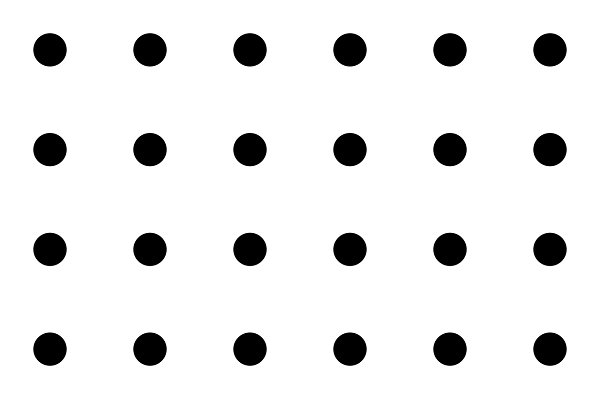
#> input picture python/data/circleGrid.jpg, 600 x 399 px, found by its file name
$ python 0808.py
#> lines starting #> are read from the running program, lines starting #| are printed output that depends on the picture; after the words box and inside, x2 and y2 are one past the last pixel; in counts of white or black regions, pixels touching at a corner belong together
# 0808.py
import cv2
import numpy as np

#1
src = cv2.imread('python/data/circleGrid.jpg')
#> src is the input picture: shape (399, 600, 3); min 0, max 255, mean 232.7
gray = cv2.cvtColor(src, cv2.COLOR_BGR2GRAY)
patternSize = (6, 4)
found, centers = cv2.findCirclesGrid(src, patternSize)
#> found = True; centers = 24 rows, first 8: [49.49, 49.37], [149.5, 49.36], [249.5, 49.37], [349.5, 49.37], [449.5, 49.36], [549.5, 49.37], [49.5, 149.1], [149.5, 149.1]
print('centers.shape=', centers.shape)
#| centers.shape= (24, 1, 2)

#2
term_crit=(cv2.TERM_CRITERIA_EPS+cv2.TERM_CRITERIA_MAX_ITER, 10, 0.01)
centers2 = cv2.cornerSubPix(gray, centers, (5,5), (-1,-1), term_crit)
#> centers2 has the same summary as centers

#3
dst = src.copy()
cv2.drawChessboardCorners(dst, patternSize, centers2, found)
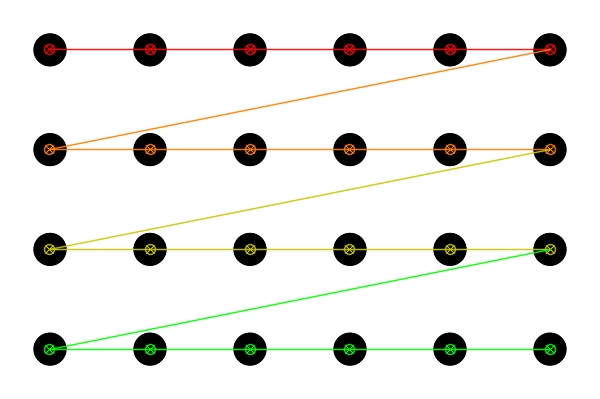
#> dst: shape (399, 600, 3); 5.22% of pixels changed, all inside (x1, y1, x2, y2) = (43, 43, 557, 356)

cv2.imshow('src', src)
cv2.imshow('dst',  dst)
cv2.waitKey()
cv2.destroyAllWindows()
